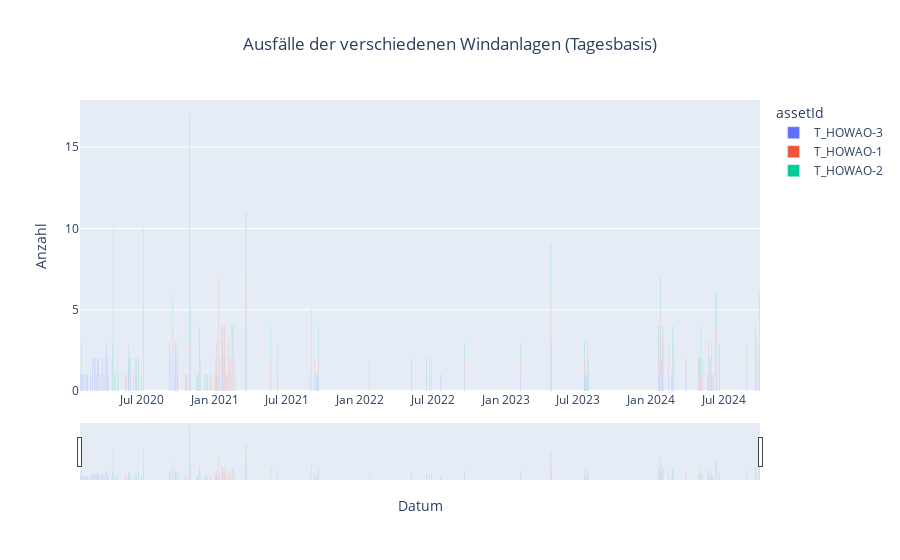

The notebook cell saved with this chart:
### Code cell
df['counter_1'] = 1

# 'publishTime' in datetime umwandeln und auf das Datum reduzieren
df['publishTime'] = pd.to_datetime(df['publishTime']).dt.date

# Daten aggregieren (z.B. durch Summieren von 'counter_1' pro Tag und 'assetId')
df_aggregated = df.groupby(['publishTime', 'assetId'], as_index=False).agg({'counter_1': 'sum'})

# Balkendiagramm erstellen
fig = px.bar(df_aggregated, x='publishTime', y='counter_1', color='assetId',
             title='Ausfälle der verschiedenen Windanlagen (Tagesbasis)',
             )

# Range Slider hinzufügen
fig.update_layout(
    xaxis=dict(
        title='Datum',
        rangeslider=dict(visible=True),
        type='date'
    ),
    yaxis_title='Anzahl',
    title_x=0.5,  # Titel zentrieren
)

# Diagramm anzeigen
fig.show()

### Figure 1 — Plotly figure (JSON) as saved in the notebook; plotly's stock layout.template omitted (floating-point values rounded to 4 significant figures)
{"data": [{"alignmentgroup": "True", "hovertemplate": "assetId=T_HOWAO-3<br>publishTime=%{x}<br>counter_1=%{y}<extra></extra>", "legendgroup": "T_HOWAO-3", "marker": {"color": "#636efa", "pattern": {"shape": ""}}, "name": "T_HOWAO-3", "offsetgroup": "T_HOWAO-3", "orientation": "v", "showlegend": true, "textposition": "auto", "type": "bar", "x": ["2020-01-29", "2020-01-31", "2020-02-02", "2020-02-03", "2020-02-06", "2020-02-10", "2020-02-13", "2020-02-14", "2020-02-15", "2020-02-17", "2020-02-24", "2020-02-25", "2020-02-28", "2020-03-04", "2020-03-05", "2020-03-06", "2020-03-09", "2020-03-12", "2020-03-13", "2020-03-14", "2020-03-24", "2020-03-27", "2020-03-30", "2020-04-02", "2020-04-03", "2020-04-04", "2020-04-06", "2020-04-07", "2020-04-08", "2020-04-20", "2020-04-21", "2020-04-26", "2020-05-29", "2020-05-30", "2020-06-01", "2020-06-02", "2020-06-24", "2020-06-30", "2020-07-06", "2020-09-09", "2020-09-11", "2020-09-16", "2020-09-21", "2020-09-23", "2020-09-24", "2020-09-28", "2020-09-29", "2020-09-30", "2020-10-30", "2020-10-31", "2020-11-24", "2021-01-18", "2021-01-19", "2021-01-20", "2021-01-21", "2021-01-22", "2021-03-19", "2021-03-20", "2021-06-07", "2021-08-27", "2021-08-31", "2021-09-08", "2021-09-17", "2022-05-10", "2022-06-15", "2022-06-28", "2022-07-22", "2022-09-20", "2023-02-06", "2023-02-07", "2023-04-24", "2023-04-25", "2023-07-17", "2023-07-18", "2023-07-23", "2023-07-27", "2024-01-19", "2024-01-20", "2024-01-23", "2024-01-24", "2024-01-25", "2024-01-26", "2024-01-27", "2024-01-28", "2024-01-29", "2024-01-30", "2024-02-13", "2024-02-23", "2024-02-24", "2024-03-28", "2024-04-29", "2024-05-20", "2024-05-21", "2024-05-24", "2024-05-25", "2024-05-27", "2024-05-28", "2024-06-11", "2024-06-12", "2024-06-13", "2024-06-19", "2024-08-27", "2024-09-19", "2024-09-20", "2024-09-29"], "xaxis": "x", "y": [1, 1, 3, 1, 1, 1, 1, 1, 1, 1, 1, 1, 2, 2, 1, 2, 1, 2, 2, 2, 2, 1, 1, 2, 3, 2, 1, 2, 1, 1, 2, 1, 2, 1, 1, 1, 1, 1, 5, 1, 2, 2, 1, 3, 2, 2, 3, 1, 4, 2, 2, 1, 1, 2, 1, 1, 1, 4, 1, 1, 3, 1, 1, 2, 1, 1, 1, 1, 1, 1, 3, 1, 1, 1, 1, 1, 1, 1, 2, 1, 1, 1, 2, 3, 2, 1, 1, 1, 1, 1, 1, 1, 1, 2, 1, 1, 2, 2, 1, 2, 1, 1, 2, 1, 2], "yaxis": "y"}, {"alignmentgroup": "True", "hovertemplate": "assetId=T_HOWAO-1<br>publishTime=%{x}<br>counter_1=%{y}<extra></extra>", "legendgroup": "T_HOWAO-1", "marker": {"color": "#EF553B", "pattern": {"shape": ""}}, "name": "T_HOWAO-1", "offsetgroup": "T_HOWAO-1", "orientation": "v", "showlegend": true, "textposition": "auto", "type": "bar", "x": ["2020-03-19", "2020-03-20", "2020-04-20", "2020-04-21", "2020-05-22", "2020-05-23", "2020-06-10", "2020-06-15", "2020-06-17", "2020-06-18", "2020-06-24", "2020-09-09", "2020-09-16", "2020-10-19", "2020-10-20", "2020-10-22", "2020-10-27", "2020-10-30", "2020-10-31", "2020-11-24", "2020-11-26", "2020-12-22", "2021-01-01", "2021-01-02", "2021-01-05", "2021-01-06", "2021-01-08", "2021-01-09", "2021-01-10", "2021-01-13", "2021-01-18", "2021-01-19", "2021-01-20", "2021-01-21", "2021-01-23", "2021-01-24", "2021-01-26", "2021-01-27", "2021-01-28", "2021-01-29", "2021-01-30", "2021-02-03", "2021-02-04", "2021-02-05", "2021-02-08", "2021-02-13", "2021-02-17", "2021-02-21", "2021-03-19", "2021-03-20", "2021-05-21", "2021-06-07", "2021-08-31", "2021-09-08", "2021-09-17", "2022-01-24", "2022-09-20", "2023-02-06", "2023-02-07", "2023-04-24", "2023-04-25", "2023-07-17", "2023-07-18", "2023-07-20", "2023-07-24", "2023-07-25", "2024-01-19", "2024-01-20", "2024-01-22", "2024-01-23", "2024-01-30", "2024-02-13", "2024-02-24", "2024-03-28", "2024-04-29", "2024-04-30", "2024-05-01", "2024-05-02", "2024-05-03", "2024-05-04", "2024-05-09", "2024-05-23", "2024-05-24", "2024-05-25", "2024-05-30", "2024-05-31", "2024-06-01", "2024-06-03", "2024-06-04", "2024-06-11", "2024-06-12", "2024-06-13", "2024-06-19", "2024-08-27", "2024-09-18", "2024-09-19", "2024-09-20", "2024-09-26", "2024-09-29"], "xaxis": "x", "y": [1, 1, 1, 1, 1, 1, 1, 2, 1, 1, 1, 1, 2, 1, 1, 1, 1, 6, 1, 1, 1, 1, 1, 2, 1, 3, 1, 1, 7, 2, 2, 1, 1, 3, 2, 2, 4, 1, 1, 1, 1, 1, 1, 3, 2, 2, 2, 1, 1, 3, 2, 1, 1, 1, 1, 1, 1, 1, 1, 3, 1, 1, 1, 1, 2, 3, 1, 1, 1, 3, 2, 1, 1, 1, 1, 1, 1, 1, 2, 1, 1, 1, 1, 1, 1, 1, 1, 1, 1, 2, 1, 2, 1, 1, 2, 1, 1, 1, 2], "yaxis": "y"}, {"alignmentgroup": "True", "hovertemplate": "assetId=T_HOWAO-2<br>publishTime=%{x}<br>counter_1=%{y}<extra></extra>", "legendgroup": "T_HOWAO-2", "marker": {"color": "#00cc96", "pattern": {"shape": ""}}, "name": "T_HOWAO-2", "offsetgroup": "T_HOWAO-2", "orientation": "v", "showlegend": true, "textposition": "auto", "type": "bar", "x": ["2020-04-18", "2020-04-19", "2020-04-20", "2020-04-21", "2020-04-24", "2020-05-01", "2020-05-03", "2020-05-29", "2020-05-30", "2020-06-01", "2020-06-02", "2020-06-18", "2020-06-19", "2020-06-23", "2020-07-06", "2020-09-09", "2020-09-16", "2020-10-30", "2020-10-31", "2020-11-16", "2020-11-17", "2020-11-19", "2020-11-20", "2020-11-24", "2020-11-26", "2020-12-07", "2020-12-10", "2020-12-13", "2020-12-14", "2021-01-18", "2021-02-13", "2021-02-17", "2021-02-21", "2021-03-19", "2021-03-20", "2021-05-21", "2021-06-07", "2021-08-31", "2021-09-10", "2021-09-11", "2021-09-12", "2021-09-15", "2021-09-16", "2021-09-17", "2022-01-24", "2022-06-15", "2022-06-16", "2022-06-24", "2022-06-28", "2022-09-20", "2023-02-06", "2023-02-07", "2023-04-24", "2023-04-25", "2023-07-17", "2023-07-18", "2023-07-21", "2023-07-26", "2024-01-19", "2024-01-20", "2024-01-23", "2024-01-30", "2024-02-13", "2024-02-21", "2024-02-23", "2024-02-24", "2024-02-25", "2024-02-26", "2024-04-30", "2024-05-01", "2024-05-02", "2024-05-03", "2024-05-04", "2024-05-09", "2024-05-30", "2024-05-31", "2024-06-11", "2024-06-12", "2024-06-13", "2024-06-19", "2024-08-27", "2024-09-18", "2024-09-19", "2024-09-20", "2024-09-26", "2024-09-29"], "xaxis": "x", "y": [2, 2, 1, 7, 1, 2, 1, 1, 1, 1, 1, 1, 1, 2, 5, 1, 2, 7, 2, 1, 1, 1, 1, 1, 1, 1, 1, 1, 1, 1, 2, 2, 1, 1, 4, 2, 1, 1, 1, 1, 1, 1, 1, 2, 1, 1, 1, 2, 1, 1, 1, 1, 3, 1, 1, 1, 1, 2, 2, 2, 2, 1, 1, 1, 2, 2, 3, 2, 1, 1, 1, 2, 1, 1, 1, 2, 2, 1, 2, 1, 1, 2, 1, 1, 1, 2], "yaxis": "y"}], "layout": {"barmode": "relative", "legend": {"title": {"text": "assetId"}, "tracegroupgap": 0}, "title": {"text": "Ausfälle der verschiedenen Windanlagen (Tagesbasis)", "x": 0.5}, "xaxis": {"anchor": "y", "domain": [0, 1], "rangeslider": {"visible": true}, "title": {"text": "Datum"}, "type": "date"}, "yaxis": {"anchor": "x", "domain": [0, 1], "title": {"text": "Anzahl"}}}}
